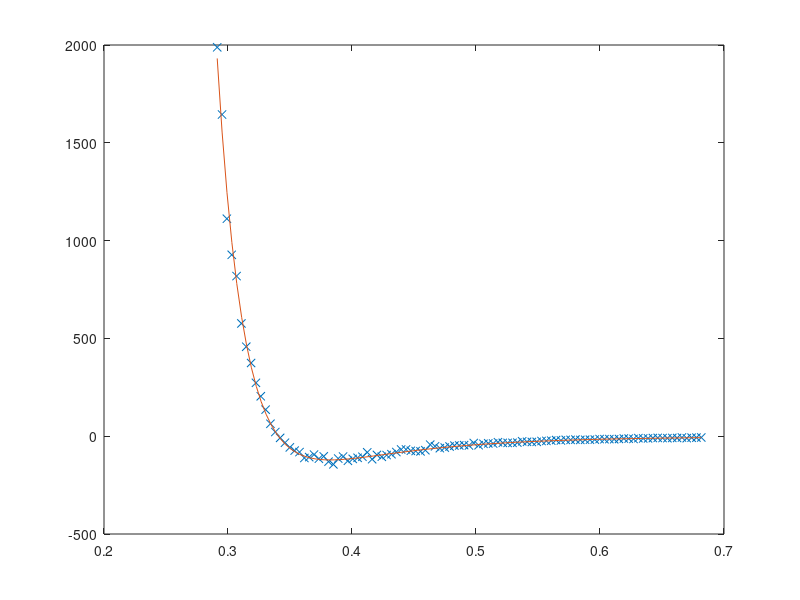

Reproduce this figure in MATLAB.
% El potencial de lennar Jones p = A/d^12 + B/d^6

clc
close all
clear all

load Ar.rawdata.dat
size(Ar_rawdata)

d = Ar_rawdata(50:150,1);
P = Ar_rawdata(50:150,2);

P = P+P.*randn(size(P))*0.1;

n = length(d);
A = zeros(n,2);
for i=1:n
    A(i,:) = [1/d(i)^12 1/d(i)^6];
end

C = A\P;

plot(d, P, 'x');

hold on
xx = linspace(min(d),max(d));
q = length(xx);
yy = zeros(q, 1);
for i=1:q
    yy(i) = C(1)*(1/xx(i)^12)+C(2)*(1/xx(i)^6);
end
plot(xx, yy);
hold off